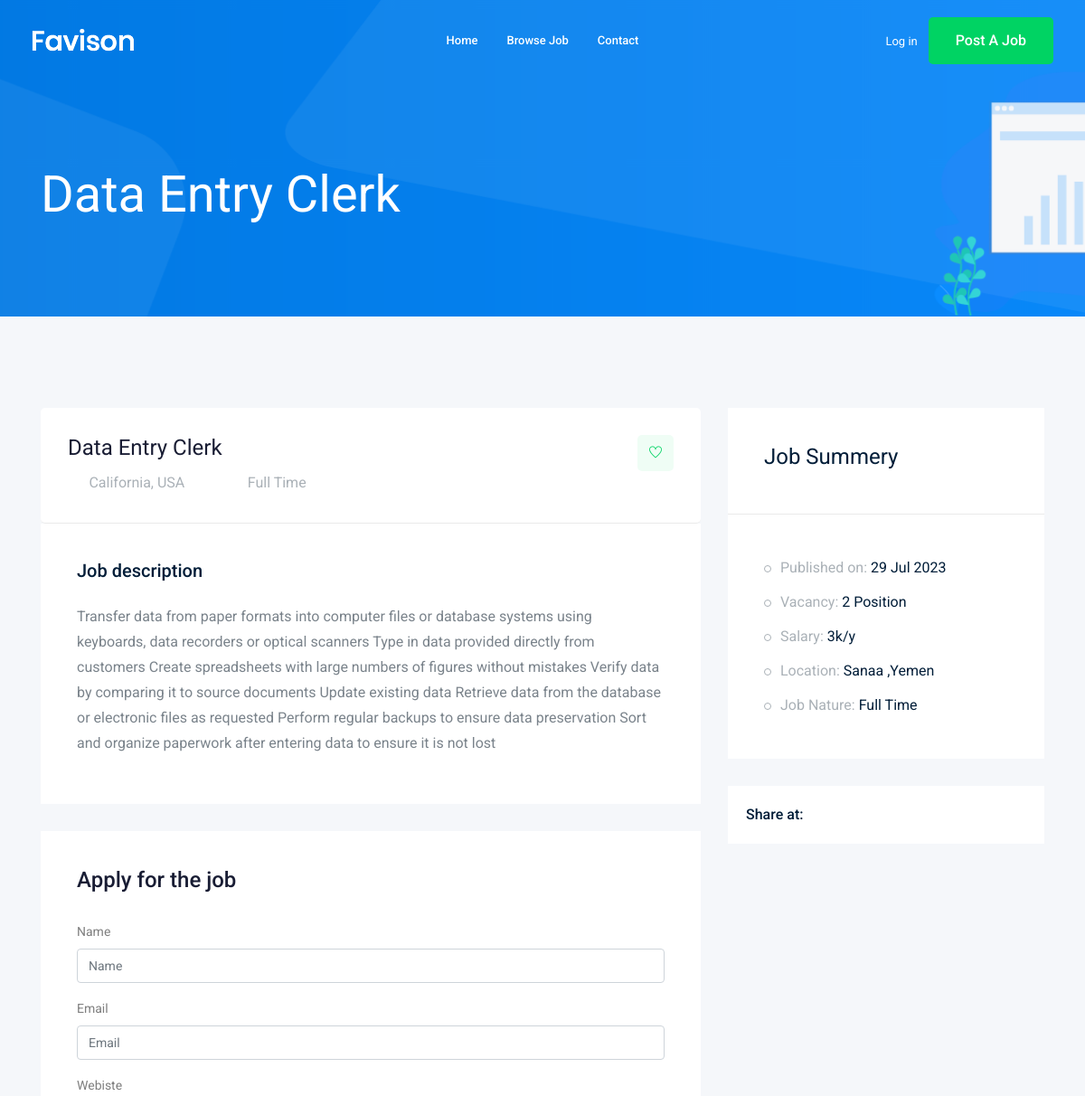
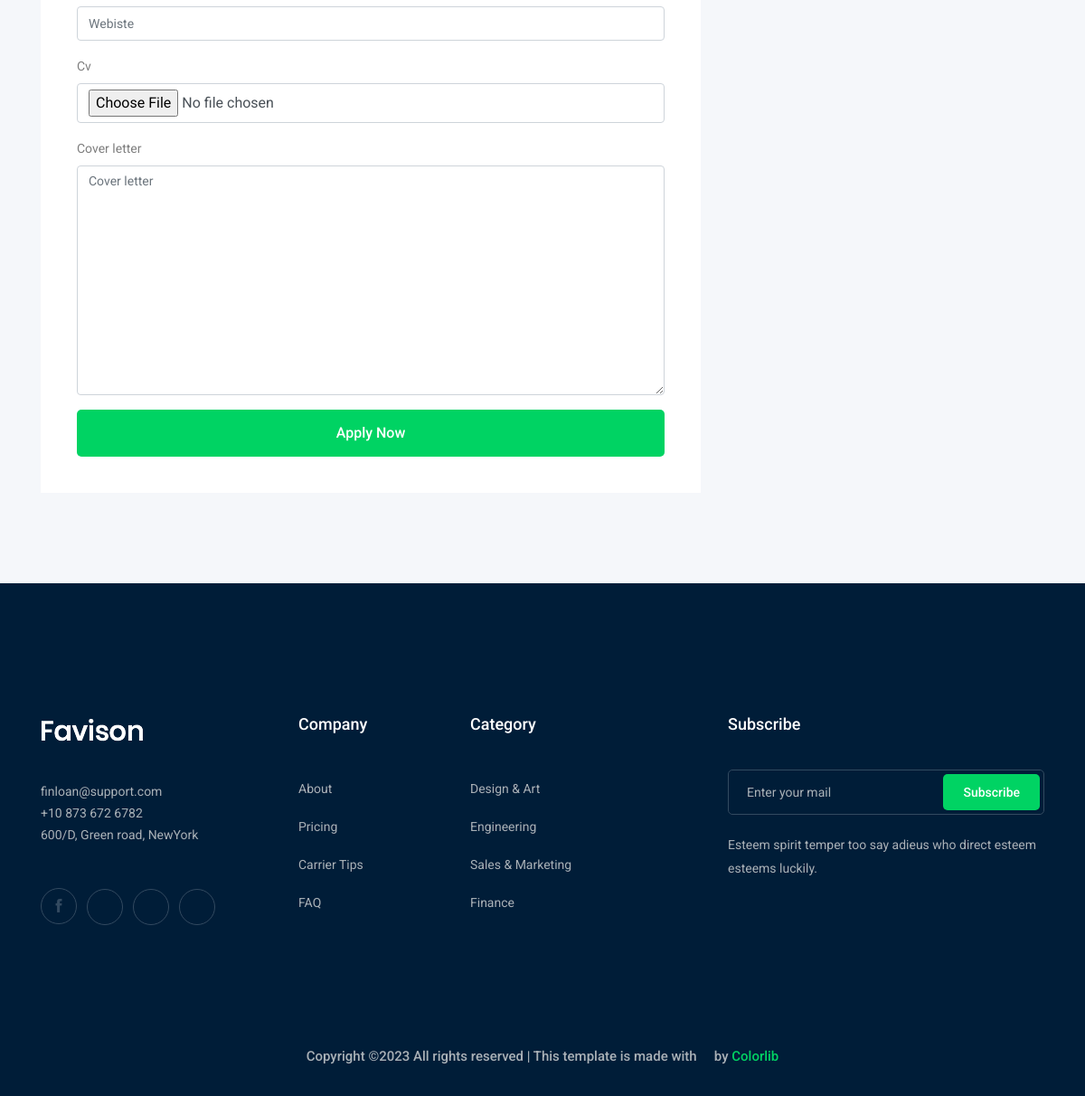
The app's page /jobs/data-entry-clerk with its own data (2 pictures, top to bottom).
### job/models.py (models this page shows, shortened)
class Job(models.Model):  # table
    owner = models.ForeignKey(User, related_name='job_owner', on_delete=models.CASCADE)
    title = models.CharField(max_length=100)  # column
    job_type = models.CharField(max_length=15 , choices=JOB_TYPE)
    description = models.TextField(max_length=1000)
    published_at = models.DateTimeField(auto_now=True)
    Vacancy = models.IntegerField(default=1)
    salary = models.IntegerField(default=0)
    experience = models.IntegerField(default=1)
    category = models.ForeignKey('Category',on_delete=models.CASCADE)
    image = models.ImageField(upload_to='job/image',default='jobe/image/default.png')
    slug = models.SlugField(blank=True, null=True)
    def __str__(self):
        return self.title

### job/views.py (the view)
# urls.py: path('<str:slug>',views.job_detail , name='job_detail'),
def job_detail(request , slug):
    job_detail = Job.objects.get(slug=slug)
    if request.method=='POST':
        form = ApplyForm(request.POST , request.FILES)
        if form.is_valid():
            myform = form.save(commit=False)
            myform.job = job_detail
            myform.save()
            print('DOne')
    else:
        form = ApplyForm()
    context = {'job' : job_detail , 'form1':form}
    return render(request,'job/job_detail.html',context)

### job/form.py
class ApplyForm(forms.ModelForm):
    class Meta:
        model = Apply
        fields = ['name' ,'email','webiste','cv','cover_letter']

### job/templates/job/job_detail.html (shortened to what this page needs)
{% extends 'base.html' %}
{% load bootstrap4 %}
{% block body %}
    <div class="bradcam_area bradcam_bg_1">
        <div class="container">
            <div class="row">
                <div class="col-xl-12">
                    <div class="bradcam_text">
                        <h3>{{job}}</h3>
                    </div>
                </div>
            </div>
        </div>
    </div>
    <div class="job_details_area">
        <div class="container">
            <div class="row">
                <div class="col-lg-8">
                    <div class="job_details_header">
                        <div class="single_jobs white-bg d-flex justify-content-between">
                            <div class="jobs_left d-flex align-items-center">
                                <div class="jobs_conetent">
                                    <a href="#"><h4>{{job}}</h4></a>
                                    <div class="links_locat d-flex align-items-center">
                                        <div class="location">
                                            <p> <i class="fa fa-map-marker"></i> California, USA</p>
                                        </div>
                                        <div class="location">
                                            <p> <i class="fa fa-clock-o"></i>{{job.job_type}}</p>
                                        </div>
                                    </div>
                                </div>
                            </div>
                            <div class="jobs_right">
                                <div class="apply_now">
                                    <a class="heart_mark" href="#"> <i class="ti-heart"></i> </a>
                                </div>
                            </div>
                        </div>
                    </div>
                    <div class="descript_wrap white-bg">
                        <div class="single_wrap">
                            <h4>Job description</h4>
                            <p>{{job.description}}</p>
                        </div>
                    </div>
                    <div class="apply_job_form white-bg">
                        <h4>Apply for the job</h4>
                        <form method="POST" enctype="multipart/form-data">
                            {% bootstrap_form form1 %}
                            {% buttons %}
                                <button class="boxed-btn3 w-100" type="submit">Apply Now</button>
                            {% endbuttons %}
                        </form>
                    </div>
                </div>
                <div class="col-lg-4">
                    <div class="job_sumary">
                        <div class="summery_header">
                            <h3>Job Summery</h3>
                        </div>
                        <div class="job_content">
                            <ul>
                                <li>Published on: <span>{{job.published_at|date:'d M o'}}</span></li>
                                <li>Vacancy: <span>{{job.Vacancy}} Position</span></li>
                                <li>Salary: <span>{{job.salary}}k/y</span></li>
                                <li>Location: <span>Sanaa ,Yemen</span></li>
                                <li>Job Nature: <span> {{job.job_type}}</span></li>
                            </ul>
                        </div>
                    </div>
                    <div class="share_wrap d-flex">
                        <span>Share at:</span>
                        <ul>
                            <li><a href="#"> <i class="fa fa-facebook"></i></a> </li>
                            <li><a href="#"> <i class="fa fa-google-plus"></i></a> </li>
                            <li><a href="#"> <i class="fa fa-twitter"></i></a> </li>
                            <li><a href="#"> <i class="fa fa-envelope"></i></a> </li>
                        </ul>
                    </div>
                    <div class="job_location_wrap">
                        <div class="job_lok_inner">
                            <div id="map" style="height: 200px;"></div>
                          </div>
                    </div>
                </div>
            </div>
        </div>
    </div>
    {% endblock body %}

### records on screen
Job: title "Data Entry Clerk", job_type "Full Time", description "Transfer data from paper formats into computer files or database systems using keyboards, data recorders or optical scanners Type in data provided directly from customers Create spreadsheets with large numbers of figures without mistakes Verify data by comparing it to source documents Update existing data Retrieve data from the database or electronic files as requested Perform regular backups to ensure data preservation Sort and organize paperwork after entering data to ensure it is not lost", published_at "29 Jul 2023", Vacancy "2", salary "3"
